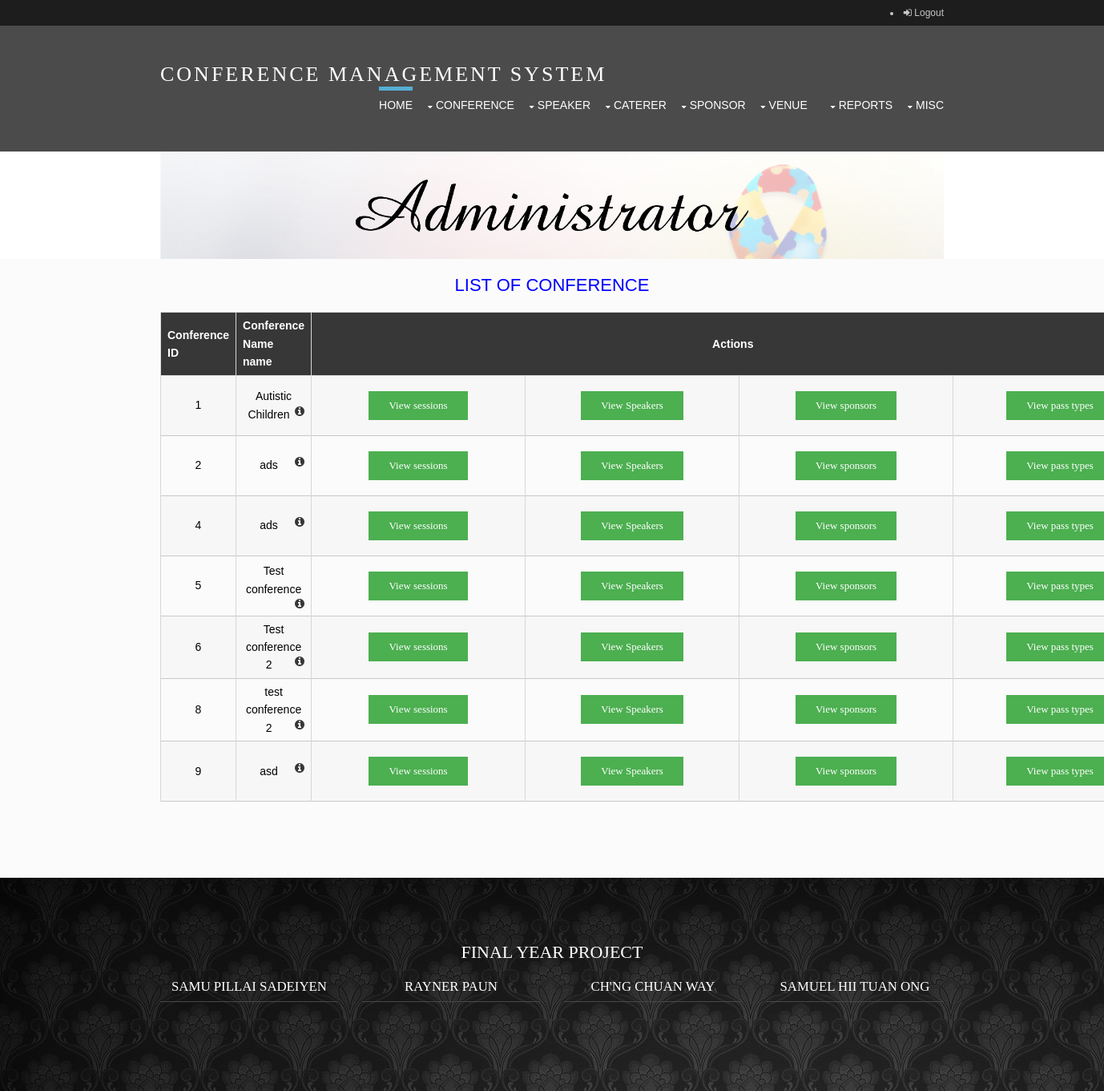
The app's page /viewconfdetails.php (signed in) with its own data.
### tables this page shows
CREATE TABLE IF NOT EXISTS `tblconference` (
  `conf_id` int(6) NOT NULL,
  `conf_name` varchar(50) DEFAULT NULL,
  `conf_startdate` date DEFAULT NULL,
  `conf_enddate` date DEFAULT NULL,
  `conf_numpass` int(4) DEFAULT NULL,
  `caterer_id` int(6) DEFAULT NULL,
  `venue_id` int(6) DEFAULT NULL,
  `em_id` int(6) DEFAULT NULL,
  `conf_desc` text
);

### viewconfdetails.php (the view, shortened to what this page needs)
<!DOCTYPE html>
<html>
<head>
<link href="layout/styles/layout.css" rel="stylesheet" type="text/css" media="all">
<link href="layout/styles/ray.css" rel="stylesheet" type="text/css" media="all">
</head>
<body id="top"> <?php if($_SESSION["user_name"]) { ?>
<?php include'nav.php';?>
<div class="wrapper row3">
  <main class="hoc container clear">
    <div class="content">
      <div class="scrollable">
<?php
	$tbl_name="tblconference";
	$limit = 10;
	$page = $_GET['page'];
	if($page)
		$start = ($page - 1) * $limit;
	else
		$start = 0;
	$sql = "SELECT * FROM $tbl_name LIMIT $start, $limit";
	$result = mysql_query($sql);
?>
<?php
echo '<h2 style="color: blue;font-family: arial" align=center>List of Conference</h2>';
echo '<table border=0  table id=table1 align=center cellspacing="10px">';
echo '<tr>';
echo '<th>Conference ID &nbsp;&nbsp;&nbsp;</th>';
echo '<th>Conference Name name &nbsp;&nbsp;&nbsp;</th>';
echo '<th colspan=4 style="text-align:center;">Actions &nbsp;&nbsp;&nbsp;</th>';
echo '</tr>';
while ($row=mysql_fetch_row($result))
{
echo '<tr>';
echo '<td>'.$row[0].'</td>';
echo "<td>".$row[1]."<a data-id='" .$row[0]. "' data-toggle=\"modal\" data-target=\"#myModal\" class=\"open-details\"><i class=\"fa fa-info-circle\" style='float:right; color:#373737' aria-hidden=\"true\"></i></a></td>";
echo "<td>	<form method='post' action='viewsession.php'><input type='hidden' name='conf_id' value='".$row[0]."'>
				<input type='submit' class='button1' value='View sessions'>
			</form>
	</td>";
echo "<td>	<form method='post' action='viewconfspeaker.php'><input type='hidden' name='conf_id' value='".$row[0]."'>
				<input type='submit' class='button1' value='View Speakers'>
			</form>
	</td>";
echo "<td>	<form method='post' action='viewconfsponsor.php'><input type='hidden' name='conf_id' value='".$row[0]."'>
				<input type='submit' class='button1' value='View sponsors'>
			</form>
	</td>";
echo "<td>	<form method='post' action='viewconfpass.php'><input type='hidden' name='conf_id' value='".$row[0]."'>
				<input type='submit' class='button1' value='View pass types'>
			</form>
	</td>";
echo '</tr>';
}
echo '</table>';
?>
</div>
      </div>
<?php include 'footer.php';?> <?php } ?>
</body>
</html>

### layout/styles/layout.css (style rules this page uses)
.container { padding:0px 0px 80px 0; }
*, *::before, *::after { transition:all .3s ease-in-out; }
table, th, td, tr { border:1px solid; border-color: #C8C8C8 ; border-collapse:collapse; vertical-align:middle; }
table, th { table-layout:auto; }
table { width:100%; margin-bottom:15px; }
th, td { padding:5px 8px; }
td { border-width:0 1px; }
body { color:#FFFFFF; background-image:url(http://fyp2016conf.esy.es/test2/img/header5.jpg); background-repeat: no-repeat; background-size: cover; background-attachment: fixed; }
a { color:#56AED4; }
.row3 { color:#000000; background-color: rgba(250, 250, 250, 0.8);padding:20px 0px 0px 0px }
table, th, td, #comments .avatar, #comments input, #comments textarea { border-color:#D7D7D7; }
th { color:#FFFFFF; background-color:#373737; }
tr, #comments li, #comments input[type="submit"], #comments input[type="reset"] { color:inherit; background-color:#FBFBFB; }
tr:nth-child(even), #comments li:nth-child(even) { color:inherit; background-color:#F7F7F7; }
table a, #comments a { background-color:inherit; }
@media screen and (min-width:978px) { .hoc { max-width:978px; } }
.button1 { background-color: #4CAF50; border: none; color: white; padding: 10px 25px; text-align: center; text-decoration: none; display: inline-block; font-size: 13px; margin: 4px 2px; cursor: pointer; }

### layout/styles/ray.css (style rules this page uses)
form { max-width:800px; min-width:250px; padding:10px 50px; border:0px solid gray; border-radius:10px; font-family:raleway; margin-left: 30%; margin:auto; }
td { text-align:center }
* { margin:0; padding:0; }

### layout/styles/framework.css (style rules this page uses)
html { overflow-y:scroll; overflow-x:hidden; }
html, body { margin:0; padding:0; font-size:14px; line-height:1.6em; }
*, *::before, *::after { box-sizing:border-box; }
.clear, .group { display:block; }
.clear::before, .clear::after, .group::before, .group::after { display:table; content:""; }
.clear, .clear::after, .group, .group::after { clear:both; }
a { outline:none; text-decoration:none; }
body, input, textarea, select { font-family:Verdana, Geneva, sans-serif; }
h1, h2, h3, h4, h5, h6, .heading { font-family:Georgia, "Times New Roman", Times, serif; }
form, fieldset, legend { margin:0; padding:0; border:none; }
label, input, textarea, select, button { display:block; resize:none; outline:none; color:inherit; font-size:inherit; font-family:inherit; vertical-align:middle; }
h1, h2, h3, h4, h5, h6, .heading { margin:0 0 20px 0; font-size:22px; line-height:normal; font-weight:normal; text-transform:uppercase; }
.wrapper { display:block; width:100%; margin:0; padding:0; text-align:left; word-wrap:break-word; }
.hoc { display:block; margin:0 auto; }
address, article, aside, figcaption, figure, footer, header, main, nav, section { display:block; margin:0; padding:0; }

### records on screen
tblconference: conf_id "1", conf_name "Autistic Children"
tblconference: conf_id "2", conf_name "ads"
tblconference: conf_id "4", conf_name "ads"
tblconference: conf_id "5", conf_name "Test conference"
tblconference: conf_id "6", conf_name "Test conference 2"
tblconference: conf_id "8", conf_name "test conference 2"
tblconference: conf_id "9", conf_name "asd"
